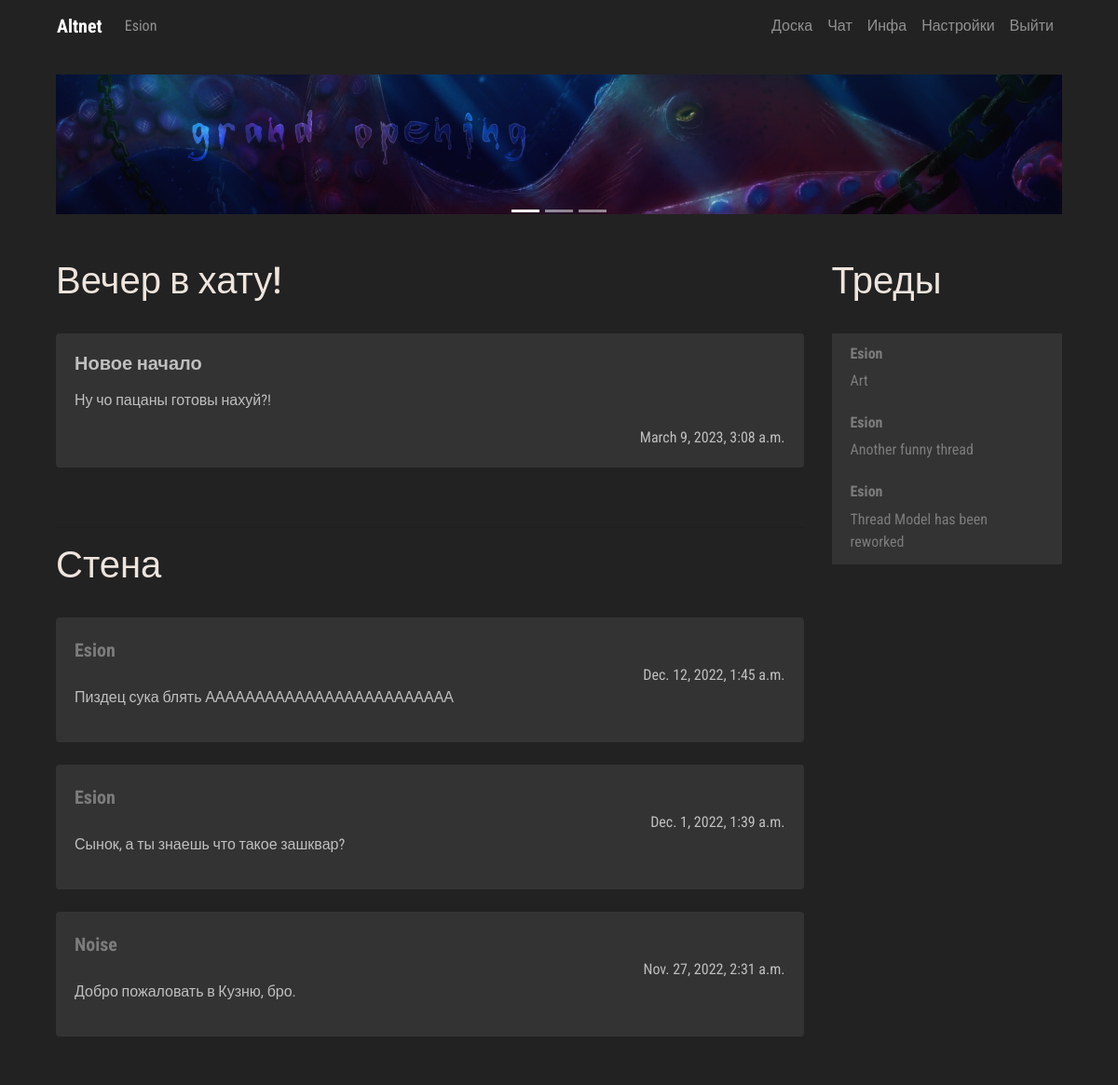
The page /manager/me/ (signed in) on the database as committed earlier.
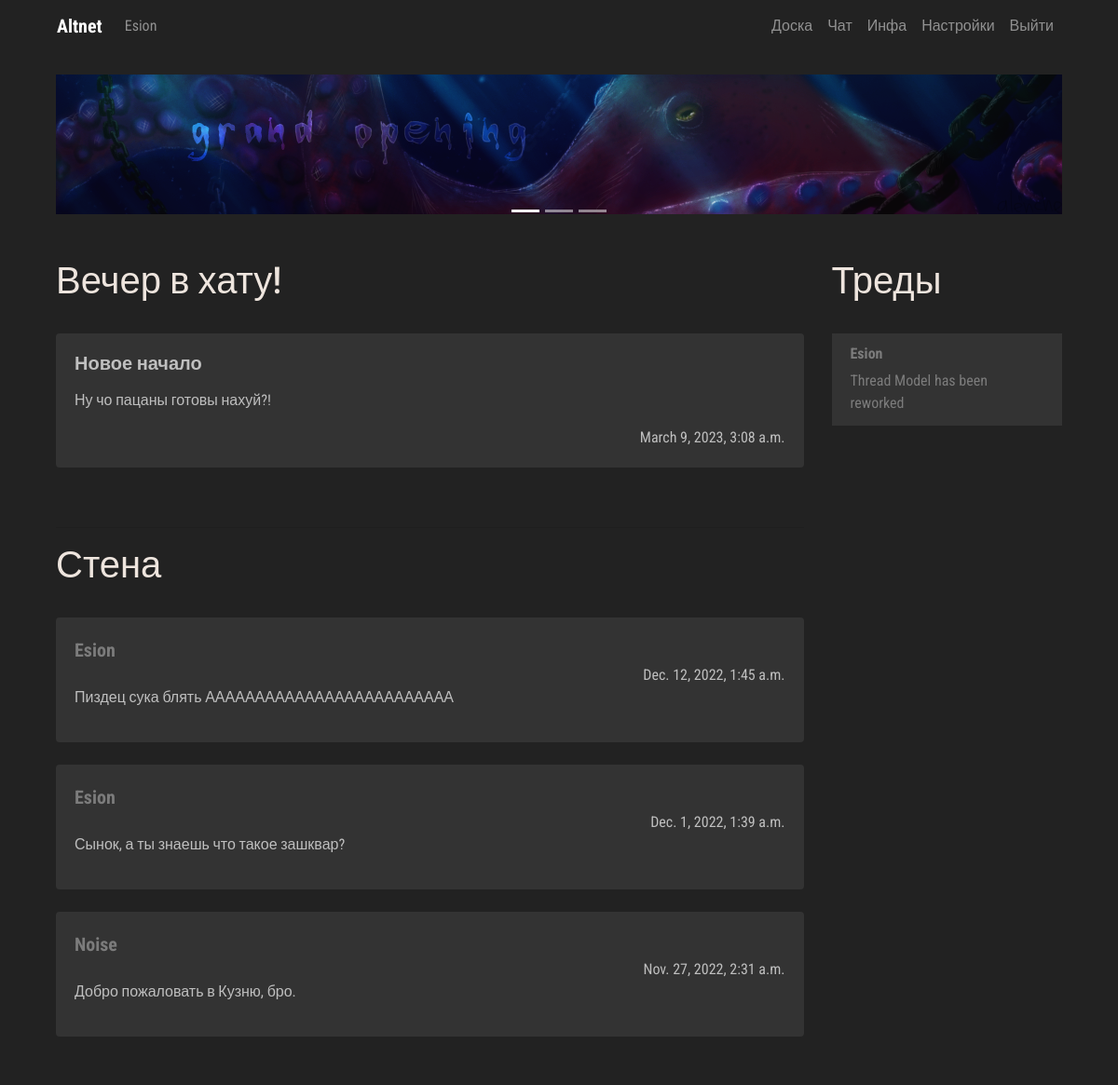
The same page on the database as committed later.
### manager/models.py (models this page shows, shortened)
class AdminPublicPost(models.Model):
    post_author = models.ForeignKey(User, on_delete=models.CASCADE)
    post_title = models.CharField('Post title', max_length=100)
    post_text = models.CharField('Post text', max_length=10000)
    post_date = models.DateTimeField('Post date', auto_now=True)
    language_code = models.IntegerField(null=True, blank=True, default=0)

class UserPublicPost(models.Model):
    post_author = models.CharField('Message Author', max_length=150, null=False, blank=False)
    post_text = models.CharField('Post text', max_length=250)
    post_date = models.DateTimeField('Post date', auto_now=True)
    language_code = models.IntegerField(null=True, blank=True, default=0)

### board/models.py (models this page shows, shortened)
class Thread(models.Model):
    def was_published_recently(self):
        now = timezone.now()
        return now - datetime.timedelta(days=1) <= self.pub_date <= now
    thread_title = models.CharField('Thread title', max_length=100)
    thread_text = models.TextField('Thread text', max_length=10000)
    pub_date = models.DateTimeField('Date published', auto_now=True)
    thread_author = models.CharField('Thread Author', max_length=150, blank=False, null=False)
    was_published_recently.admin_order_field = 'pub_date'
    was_published_recently.boolean = True
    was_published_recently.short_description = 'Published recently?'
    thread_pic = models.ImageField(upload_to=user_thread_directory_path, blank=True, null=True)
    language_code = models.IntegerField(blank=True, null=True, default=0)
    visible = models.BooleanField(blank=False, null=False, default=True)

### manager/views.py (the view)
# urls.py: path('me/', views.meview, name='me'),
def meview(request):
    if request.user.is_authenticated:
        loc_option = Hikka.objects.get(user=request.user.id).language_code
    else:
        loc_option = 0
    latest_threads = Thread.objects.filter(language_code=loc_option).order_by('-pub_date')[:10]
    latest_posts = UserPublicPost.objects.filter(language_code=loc_option).order_by('-post_date')[:10]
    admin_posts = AdminPublicPost.objects.filter(language_code=loc_option).order_by('-post_date')[:10]
    context = {
        'loc': loc_resolver('home'),
        'lang': loc_option,
        'threads': latest_threads,
        'posts': latest_posts,
        'admins': admin_posts
    }
    print(loc_resolver('home'))
    return render(request, 'me.html', context)

### board/templatetags/loc_extra.py (called while the page is built)
@register.filter
def return_item(l, i):
    try:
        return l[i]
    except:
        return None

@register.filter
def random_message(l, i):
    try:
        return Me.greet(i)
    except:
        return None

### scripts/loc/Me.py (called while the page is built)
def greet(language_code):
    if language_code == 0:
        return WELCOME_RANDOM_EN[randint(0, 3)]
    elif language_code == 1:
        return WELCOME_RANDOM_RU[randint(0, 3)]

### scripts/localisation.py (called while the page is built, shortened)
def loc_resolver(specific):
    load = {}
    if specific == 'home':
        load['me'] = loc.Me
        load['UI'] = loc.UI
        load['errors'] = loc.Errors
        load['headers'] = loc.Headers
    elif specific == 'account':
        load['profile'] = loc.Profile
        load['errors'] = loc.Errors
        load['headers'] = loc.Headers
        load['UI'] = loc.UI
    elif specific == 'info':
        load['UI'] = loc.UI
        load['info'] = loc.Info
    return load

### manager/templates/me.html (shortened to what this page needs)
{% extends 'hat.html' %}
{% block content %}
{% load loc_extra %}
            <div class="row col-">
               <div class=" col-lg-9 col- content">
                  <br>
                  <div class="trds">
                     <main class="contentd" role="main">
                        <header>
                           <h1 data-text="{{ loc.me.greet|random_message:lang }}">{{ loc.me.greet|random_message:lang }}
                           </h1>
                        </header>
                     </main>
                  </div>
                  <br>
                  {% if admins %}
                  {% for admin in admins %}
                  <div class="card">
                     <div class="card-body">
                        <h4 class="card-title">
                           <p class="article"> {{ admin.post_title }} </p>
                        </h4>
                        {{ admin.post_text|linebreaks }}
                        <div class="d-flex flex-row-reverse">{{ admin.post_date }}</div>
                     </div>
                  </div>
                  <br />
                  {% endfor %}
                  {% else %}
                  {{ loc.errors.NO_AGENDA_POSTS|return_item:lang }}
                  {% endif %}
                  <br>
                  <hr>
                  <div class="trds">
                     <main class="contentd" role="main">
                        <header>
                           <h1 data-text="{{ loc.headers.PUBLIC_MESSAGES|return_item:lang }}">{{ loc.headers.PUBLIC_MESSAGES|return_item:lang }}
                           </h1>
                        </header>
                     </main>
                  </div>
                  <br>
                  {% if posts %}
                  {% for post in posts %}
                  <div class="card">
                     <div class="card-body">
                              <a class="article" href="{% url 'Board:guest' post.post_author%}"> {{ post.post_author }}</a>
                        <div class="d-flex flex-row-reverse">{{ post.post_date }}</div>
                        {{ post.post_text|linebreaks }}
                     </div>
                  </div>
                  <br />
                  {% endfor %}
                  {% else %}
                  {{ loc.errors.NO_PUBLIC_MESSAGES|return_item:lang }}
                  {% endif %}
               </div>
               <div class=" col-lg-3 col- left-sidebar">
                  <br>
                  <div class="trds">
                     <main class="contentd" role="main">
                        <header>
                           <h1 data-text="{{ loc.headers.THREADS|return_item:lang }}">{{ loc.headers.THREADS|return_item:lang }}
                           </h1>
                        </header>
                     </main>
                  </div>
                  <br>
                  {% if threads %}
                  <ul class="list-group">
                     {% for thread in threads %}
                     <li class="list-group-item">
                        <h6> <a class="userlk" href="{% url 'Board:guest' thread.thread_author %}">
                        {{ thread.thread_author }}</a> </h6>
                        <a href="{% url 'Board:thread' thread.id %}"> {{ thread.thread_text|truncatewords:10 }}  </a>
                     </li>
                     {% endfor %}
                  </ul>
                  {% else %}
                  {{ loc.errors.NO_THREADS|return_item:lang }}
                  {% endif %}
                  <br>
               </div>
            </div>
{% endblock %}

### board/templates/hat.html (shortened to what this page needs)
<!DOCTYPE html>
{% load loc_extra %}
<html lang="en"><head>
	<link rel="stylesheet" href="https://stackpath.bootstrapcdn.com/bootstrap/4.3.1/css/bootstrap.min.css">
     {% load static %}
    <link rel="stylesheet" href=" {% static 'css/master.css' %} " type="text/css">
  </head>
  <body>
<div class="container">
   <nav class="navbar navbar-expand-lg navbar-dark" style="background-color: #222222;">
  <div class="collapse navbar-collapse" id="navbarTogglerDemo01">
    <a class="navbar-brand" href="{% url 'Manager:me' %}"><b>Altnet</b></a>
    <ul class="navbar-nav mr-auto mt-2 mt-lg-0">
    {% if user.is_authenticated %}
         <li class="nav-item">
           <a class="nav-link" href="{% url 'Board:user' %}">{{ user.username }}</a>
      </li>
        {% else %}
        <li class="nav-item">
        <a class="nav-link" href="{% url 'Manager:login' %}">{{ loc.UI.LOG_IN|return_item:lang }}</a>
      </li>
        {% endif %}
    </ul>
     <ul class="navbar-nav  mt-2 mt-lg-0">
      <li class="nav-item">
        <a class="nav-link" href="{% url 'Board:board' %}">{{ loc.UI.BOARD|return_item:lang }}</a>
      </li>
      <li class="nav-item">
        <a class="nav-link" href="{% url 'Chat:chat' %}">{{ loc.UI.CHAT|return_item:lang }}</a>
      </li>
      <li class="nav-item">
        <a class="nav-link" href="{% url 'Paper:info' %}">{{ loc.UI.INFO|return_item:lang }}</a>
      </li>
      <li class="nav-item">
        <a class="nav-link" href="#">{{ loc.UI.SETTINGS|return_item:lang }}</a>
      </li>
      <li class="nav-item">
        <a class="nav-link" href="{% url 'Manager:logout' %}">{{ loc.UI.LOG_OUT|return_item:lang }}</a>
      </li>
    </ul>
  </div>
</nav>
<div class="col-lg-12 head-block"><br>
<div id="carouselExampleControls" class="carousel slide" data-ride="carousel">
     <ol class="carousel-indicators">
    <li data-target="#carouselExampleControls" data-slide-to="0" class="active"></li>
    <li data-target="#carouselExampleControls" data-slide-to="1"></li>
    <li data-target="#carouselExampleControls" data-slide-to="2"></li>
  </ol>
  <div class="carousel-inner">
    <div class="carousel-item active">
      <img class="d-block w-100" src="{% static 'imgs/go.png' %}" alt="Second slide" height="150px">
    </div>
  </div>
<br>
</div>
{% block content %} {% endblock %}
<br>
    </div>
</div>
</body>
</html>

### static/css/master.css (style rules this page uses)
.head-block,.top-menu,.top-material,.left-sidebar,.content { background:#222222; margin-bottom:5px; }
.head-block { height:40px; }
.content { border: none; }
.head-block { height:150px; background:right center no-repeat; }
.card { background: #333333; border: none; }
.list-group, .list-group-item { background: #333333; border: none; }
.userlk { font-weight: bold; }
.article { font-weight: bold; font-size: 20px; }
body { font-family: 'Roboto Condensed', sans-serif; font-size: initial; }
a { color: #7c7c7c; font-size: initial; }
body { background: #222; color: #bfbfbf; }
.contentd header h1 { position:relative;color:#eee5de }
.contentd header h1:after, .contentd header h1:before { position:absolute;top:0;overflow:hidden;clip:rect(0,100vw,0,0);content:attr(data-text);background: #a9a9a9 }
.contentd header h1:before { left:-1vmin;animation:noise 7s infinite steps(3,end) alternate-reverse;color:#71fcff;text-shadow:.4vmin 0 #00f,-.2vmin 1vmin red }
.contentd header h1:after { left:1vmin;animation:noise-alt 5s infinite steps(3,end) alternate-reverse;color:#ff9eed;text-shadow:-2vmin 0 #ff0,.1vmin -1vmin #00f }
.trds { background: #none; }

Rows that differ between the two databases and show on the page:
removed Thread: thread_author "Esion", thread_text "Art"
removed Thread: thread_author "Esion", thread_text "Another funny thread"
